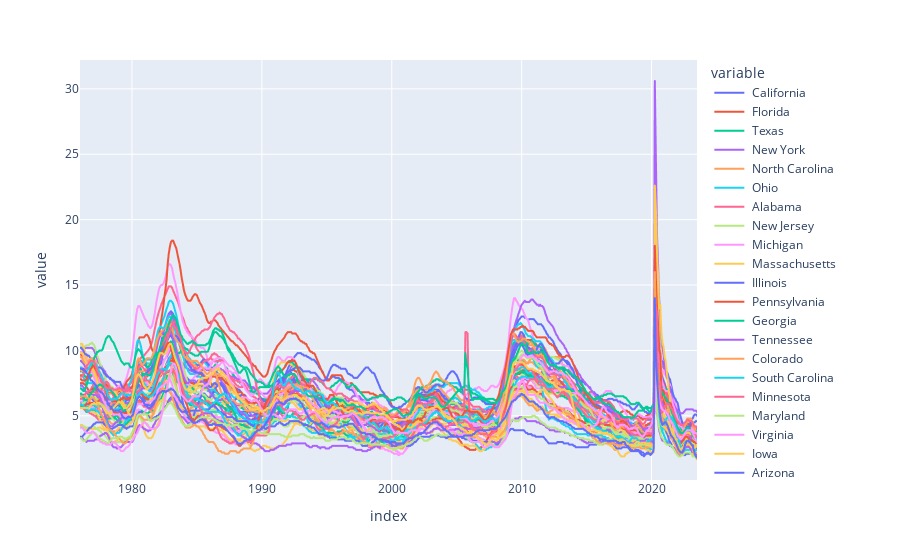

The cell this chart's notebook holds for it:
### Code cell
# Plot states Unemployment rate
px.line(unemp_states)

### Figure 1 — Plotly figure (JSON) as saved in the notebook; plotly's stock layout.template omitted (floating-point values rounded to 4 significant figures; data arrays with more than 128 entries replaced by an {"elided": "..."} marker saying what was removed)
{"data": [{"hovertemplate": "variable= California<br>index=%{x}<br>value=%{y}<extra></extra>", "legendgroup": " California", "line": {"color": "#636efa", "dash": "solid"}, "marker": {"symbol": "circle"}, "mode": "lines", "name": " California", "showlegend": true, "type": "scattergl", "x": {"elided": "571 str values"}, "xaxis": "x", "y": {"elided": "571 float values"}, "yaxis": "y"}, {"hovertemplate": "variable= Florida<br>index=%{x}<br>value=%{y}<extra></extra>", "legendgroup": " Florida", "line": {"color": "#EF553B", "dash": "solid"}, "marker": {"symbol": "circle"}, "mode": "lines", "name": " Florida", "showlegend": true, "type": "scattergl", "x": {"elided": "571 str values"}, "xaxis": "x", "y": {"elided": "571 float values"}, "yaxis": "y"}, {"hovertemplate": "variable= Texas<br>index=%{x}<br>value=%{y}<extra></extra>", "legendgroup": " Texas", "line": {"color": "#00cc96", "dash": "solid"}, "marker": {"symbol": "circle"}, "mode": "lines", "name": " Texas", "showlegend": true, "type": "scattergl", "x": {"elided": "571 str values"}, "xaxis": "x", "y": {"elided": "571 float values"}, "yaxis": "y"}, {"hovertemplate": "variable= New York<br>index=%{x}<br>value=%{y}<extra></extra>", "legendgroup": " New York", "line": {"color": "#ab63fa", "dash": "solid"}, "marker": {"symbol": "circle"}, "mode": "lines", "name": " New York", "showlegend": true, "type": "scattergl", "x": {"elided": "571 str values"}, "xaxis": "x", "y": {"elided": "571 float values"}, "yaxis": "y"}, {"hovertemplate": "variable= North Carolina<br>index=%{x}<br>value=%{y}<extra></extra>", "legendgroup": " North Carolina", "line": {"color": "#FFA15A", "dash": "solid"}, "marker": {"symbol": "circle"}, "mode": "lines", "name": " North Carolina", "showlegend": true, "type": "scattergl", "x": {"elided": "571 str values"}, "xaxis": "x", "y": {"elided": "571 float values"}, "yaxis": "y"}, {"hovertemplate": "variable= Ohio<br>index=%{x}<br>value=%{y}<extra></extra>", "legendgroup": " Ohio", "line": {"color": "#19d3f3", "dash": "solid"}, "marker": {"symbol": "circle"}, "mode": "lines", "name": " Ohio", "showlegend": true, "type": "scattergl", "x": {"elided": "571 str values"}, "xaxis": "x", "y": {"elided": "571 float values"}, "yaxis": "y"}, {"hovertemplate": "variable= Alabama<br>index=%{x}<br>value=%{y}<extra></extra>", "legendgroup": " Alabama", "line": {"color": "#FF6692", "dash": "solid"}, "marker": {"symbol": "circle"}, "mode": "lines", "name": " Alabama", "showlegend": true, "type": "scattergl", "x": {"elided": "571 str values"}, "xaxis": "x", "y": {"elided": "571 float values"}, "yaxis": "y"}, {"hovertemplate": "variable= New Jersey<br>index=%{x}<br>value=%{y}<extra></extra>", "legendgroup": " New Jersey", "line": {"color": "#B6E880", "dash": "solid"}, "marker": {"symbol": "circle"}, "mode": "lines", "name": " New Jersey", "showlegend": true, "type": "scattergl", "x": {"elided": "571 str values"}, "xaxis": "x", "y": {"elided": "571 float values"}, "yaxis": "y"}, {"hovertemplate": "variable= Michigan<br>index=%{x}<br>value=%{y}<extra></extra>", "legendgroup": " Michigan", "line": {"color": "#FF97FF", "dash": "solid"}, "marker": {"symbol": "circle"}, "mode": "lines", "name": " Michigan", "showlegend": true, "type": "scattergl", "x": {"elided": "571 str values"}, "xaxis": "x", "y": {"elided": "571 float values"}, "yaxis": "y"}, {"hovertemplate": "variable= Massachusetts<br>index=%{x}<br>value=%{y}<extra></extra>", "legendgroup": " Massachusetts", "line": {"color": "#FECB52", "dash": "solid"}, "marker": {"symbol": "circle"}, "mode": "lines", "name": " Massachusetts", "showlegend": true, "type": "scattergl", "x": {"elided": "571 str values"}, "xaxis": "x", "y": {"elided": "571 float values"}, "yaxis": "y"}, {"hovertemplate": "variable= Illinois<br>index=%{x}<br>value=%{y}<extra></extra>", "legendgroup": " Illinois", "line": {"color": "#636efa", "dash": "solid"}, "marker": {"symbol": "circle"}, "mode": "lines", "name": " Illinois", "showlegend": true, "type": "scattergl", "x": {"elided": "571 str values"}, "xaxis": "x", "y": {"elided": "571 float values"}, "yaxis": "y"}, {"hovertemplate": "variable= Pennsylvania<br>index=%{x}<br>value=%{y}<extra></extra>", "legendgroup": " Pennsylvania", "line": {"color": "#EF553B", "dash": "solid"}, "marker": {"symbol": "circle"}, "mode": "lines", "name": " Pennsylvania", "showlegend": true, "type": "scattergl", "x": {"elided": "571 str values"}, "xaxis": "x", "y": {"elided": "571 float values"}, "yaxis": "y"}, {"hovertemplate": "variable= Georgia<br>index=%{x}<br>value=%{y}<extra></extra>", "legendgroup": " Georgia", "line": {"color": "#00cc96", "dash": "solid"}, "marker": {"symbol": "circle"}, "mode": "lines", "name": " Georgia", "showlegend": true, "type": "scattergl", "x": {"elided": "571 str values"}, "xaxis": "x", "y": {"elided": "571 float values"}, "yaxis": "y"}, {"hovertemplate": "variable= Tennessee<br>index=%{x}<br>value=%{y}<extra></extra>", "legendgroup": " Tennessee", "line": {"color": "#ab63fa", "dash": "solid"}, "marker": {"symbol": "circle"}, "mode": "lines", "name": " Tennessee", "showlegend": true, "type": "scattergl", "x": {"elided": "571 str values"}, "xaxis": "x", "y": {"elided": "571 float values"}, "yaxis": "y"}, {"hovertemplate": "variable= Colorado<br>index=%{x}<br>value=%{y}<extra></extra>", "legendgroup": " Colorado", "line": {"color": "#FFA15A", "dash": "solid"}, "marker": {"symbol": "circle"}, "mode": "lines", "name": " Colorado", "showlegend": true, "type": "scattergl", "x": {"elided": "571 str values"}, "xaxis": "x", "y": {"elided": "571 float values"}, "yaxis": "y"}, {"hovertemplate": "variable= South Carolina<br>index=%{x}<br>value=%{y}<extra></extra>", "legendgroup": " South Carolina", "line": {"color": "#19d3f3", "dash": "solid"}, "marker": {"symbol": "circle"}, "mode": "lines", "name": " South Carolina", "showlegend": true, "type": "scattergl", "x": {"elided": "571 str values"}, "xaxis": "x", "y": {"elided": "571 float values"}, "yaxis": "y"}, {"hovertemplate": "variable= Minnesota<br>index=%{x}<br>value=%{y}<extra></extra>", "legendgroup": " Minnesota", "line": {"color": "#FF6692", "dash": "solid"}, "marker": {"symbol": "circle"}, "mode": "lines", "name": " Minnesota", "showlegend": true, "type": "scattergl", "x": {"elided": "571 str values"}, "xaxis": "x", "y": {"elided": "571 float values"}, "yaxis": "y"}, {"hovertemplate": "variable= Maryland<br>index=%{x}<br>value=%{y}<extra></extra>", "legendgroup": " Maryland", "line": {"color": "#B6E880", "dash": "solid"}, "marker": {"symbol": "circle"}, "mode": "lines", "name": " Maryland", "showlegend": true, "type": "scattergl", "x": {"elided": "571 str values"}, "xaxis": "x", "y": {"elided": "571 float values"}, "yaxis": "y"}, {"hovertemplate": "variable= Virginia<br>index=%{x}<br>value=%{y}<extra></extra>", "legendgroup": " Virginia", "line": {"color": "#FF97FF", "dash": "solid"}, "marker": {"symbol": "circle"}, "mode": "lines", "name": " Virginia", "showlegend": true, "type": "scattergl", "x": {"elided": "571 str values"}, "xaxis": "x", "y": {"elided": "571 float values"}, "yaxis": "y"}, {"hovertemplate": "variable= Iowa<br>index=%{x}<br>value=%{y}<extra></extra>", "legendgroup": " Iowa", "line": {"color": "#FECB52", "dash": "solid"}, "marker": {"symbol": "circle"}, "mode": "lines", "name": " Iowa", "showlegend": true, "type": "scattergl", "x": {"elided": "571 str values"}, "xaxis": "x", "y": {"elided": "571 float values"}, "yaxis": "y"}, {"hovertemplate": "variable= Arizona<br>index=%{x}<br>value=%{y}<extra></extra>", "legendgroup": " Arizona", "line": {"color": "#636efa", "dash": "solid"}, "marker": {"symbol": "circle"}, "mode": "lines", "name": " Arizona", "showlegend": true, "type": "scattergl", "x": {"elided": "571 str values"}, "xaxis": "x", "y": {"elided": "571 float values"}, "yaxis": "y"}, {"hovertemplate": "variable= West Virginia<br>index=%{x}<br>value=%{y}<extra></extra>", "legendgroup": " West Virginia", "line": {"color": "#EF553B", "dash": "solid"}, "marker": {"symbol": "circle"}, "mode": "lines", "name": " West Virginia", "showlegend": true, "type": "scattergl", "x": {"elided": "571 str values"}, "xaxis": "x", "y": {"elided": "571 float values"}, "yaxis": "y"}, {"hovertemplate": "variable= Wisconsin<br>index=%{x}<br>value=%{y}<extra></extra>", "legendgroup": " Wisconsin", "line": {"color": "#00cc96", "dash": "solid"}, "marker": {"symbol": "circle"}, "mode": "lines", "name": " Wisconsin", "showlegend": true, "type": "scattergl", "x": {"elided": "571 str values"}, "xaxis": "x", "y": {"elided": "571 float values"}, "yaxis": "y"}, {"hovertemplate": "variable= Arkansas<br>index=%{x}<br>value=%{y}<extra></extra>", "legendgroup": " Arkansas", "line": {"color": "#ab63fa", "dash": "solid"}, "marker": {"symbol": "circle"}, "mode": "lines", "name": " Arkansas", "showlegend": true, "type": "scattergl", "x": {"elided": "571 str values"}, "xaxis": "x", "y": {"elided": "571 float values"}, "yaxis": "y"}, {"hovertemplate": "variable= Washington<br>index=%{x}<br>value=%{y}<extra></extra>", "legendgroup": " Washington", "line": {"color": "#FFA15A", "dash": "solid"}, "marker": {"symbol": "circle"}, "mode": "lines", "name": " Washington", "showlegend": true, "type": "scattergl", "x": {"elided": "571 str values"}, "xaxis": "x", "y": {"elided": "571 float values"}, "yaxis": "y"}, {"hovertemplate": "variable= Indiana<br>index=%{x}<br>value=%{y}<extra></extra>", "legendgroup": " Indiana", "line": {"color": "#19d3f3", "dash": "solid"}, "marker": {"symbol": "circle"}, "mode": "lines", "name": " Indiana", "showlegend": true, "type": "scattergl", "x": {"elided": "571 str values"}, "xaxis": "x", "y": {"elided": "571 float values"}, "yaxis": "y"}, {"hovertemplate": "variable= Kentucky<br>index=%{x}<br>value=%{y}<extra></extra>", "legendgroup": " Kentucky", "line": {"color": "#FF6692", "dash": "solid"}, "marker": {"symbol": "circle"}, "mode": "lines", "name": " Kentucky", "showlegend": true, "type": "scattergl", "x": {"elided": "571 str values"}, "xaxis": "x", "y": {"elided": "571 float values"}, "yaxis": "y"}, {"hovertemplate": "variable= Missouri<br>index=%{x}<br>value=%{y}<extra></extra>", "legendgroup": " Missouri", "line": {"color": "#B6E880", "dash": "solid"}, "marker": {"symbol": "circle"}, "mode": "lines", "name": " Missouri", "showlegend": true, "type": "scattergl", "x": {"elided": "571 str values"}, "xaxis": "x", "y": {"elided": "571 float values"}, "yaxis": "y"}, {"hovertemplate": "variable= New Mexico<br>index=%{x}<br>value=%{y}<extra></extra>", "legendgroup": " New Mexico", "line": {"color": "#FF97FF", "dash": "solid"}, "marker": {"symbol": "circle"}, "mode": "lines", "name": " New Mexico", "showlegend": true, "type": "scattergl", "x": {"elided": "571 str values"}, "xaxis": "x", "y": {"elided": "571 float values"}, "yaxis": "y"}, {"hovertemplate": "variable= Oklahoma<br>index=%{x}<br>value=%{y}<extra></extra>", "legendgroup": " Oklahoma", "line": {"color": "#FECB52", "dash": "solid"}, "marker": {"symbol": "circle"}, "mode": "lines", "name": " Oklahoma", "showlegend": true, "type": "scattergl", "x": {"elided": "571 str values"}, "xaxis": "x", "y": {"elided": "571 float values"}, "yaxis": "y"}, {"hovertemplate": "variable= the District of Columbia<br>index=%{x}<br>value=%{y}<extra></extra>", "legendgroup": " the District of Columbia", "line": {"color": "#636efa", "dash": "solid"}, "marker": {"symbol": "circle"}, "mode": "lines", "name": " the District of Columbia", "showlegend": true, "type": "scattergl", "x": {"elided": "571 str values"}, "xaxis": "x", "y": {"elided": "571 float values"}, "yaxis": "y"}, {"hovertemplate": "variable= Montana<br>index=%{x}<br>value=%{y}<extra></extra>", "legendgroup": " Montana", "line": {"color": "#EF553B", "dash": "solid"}, "marker": {"symbol": "circle"}, "mode": "lines", "name": " Montana", "showlegend": true, "type": "scattergl", "x": {"elided": "571 str values"}, "xaxis": "x", "y": {"elided": "571 float values"}, "yaxis": "y"}, {"hovertemplate": "variable= Alaska<br>index=%{x}<br>value=%{y}<extra></extra>", "legendgroup": " Alaska", "line": {"color": "#00cc96", "dash": "solid"}, "marker": {"symbol": "circle"}, "mode": "lines", "name": " Alaska", "showlegend": true, "type": "scattergl", "x": {"elided": "571 str values"}, "xaxis": "x", "y": {"elided": "571 float values"}, "yaxis": "y"}, {"hovertemplate": "variable= Nevada<br>index=%{x}<br>value=%{y}<extra></extra>", "legendgroup": " Nevada", "line": {"color": "#ab63fa", "dash": "solid"}, "marker": {"symbol": "circle"}, "mode": "lines", "name": " Nevada", "showlegend": true, "type": "scattergl", "x": {"elided": "571 str values"}, "xaxis": "x", "y": {"elided": "571 float values"}, "yaxis": "y"}, {"hovertemplate": "variable= Oregon<br>index=%{x}<br>value=%{y}<extra></extra>", "legendgroup": " Oregon", "line": {"color": "#FFA15A", "dash": "solid"}, "marker": {"symbol": "circle"}, "mode": "lines", "name": " Oregon", "showlegend": true, "type": "scattergl", "x": {"elided": "571 str values"}, "xaxis": "x", "y": {"elided": "571 float values"}, "yaxis": "y"}, {"hovertemplate": "variable= Utah<br>index=%{x}<br>value=%{y}<extra></extra>", "legendgroup": " Utah", "line": {"color": "#19d3f3", "dash": "solid"}, "marker": {"symbol": "circle"}, "mode": "lines", "name": " Utah", "showlegend": true, "type": "scattergl", "x": {"elided": "571 str values"}, "xaxis": "x", "y": {"elided": "571 float values"}, "yaxis": "y"}, {"hovertemplate": "variable= Louisiana<br>index=%{x}<br>value=%{y}<extra></extra>", "legendgroup": " Louisiana", "line": {"color": "#FF6692", "dash": "solid"}, "marker": {"symbol": "circle"}, "mode": "lines", "name": " Louisiana", "showlegend": true, "type": "scattergl", "x": {"elided": "571 str values"}, "xaxis": "x", "y": {"elided": "571 float values"}, "yaxis": "y"}, {"hovertemplate": "variable= Kansas<br>index=%{x}<br>value=%{y}<extra></extra>", "legendgroup": " Kansas", "line": {"color": "#B6E880", "dash": "solid"}, "marker": {"symbol": "circle"}, "mode": "lines", "name": " Kansas", "showlegend": true, "type": "scattergl", "x": {"elided": "571 str values"}, "xaxis": "x", "y": {"elided": "571 float values"}, "yaxis": "y"}, {"hovertemplate": "variable= Connecticut<br>index=%{x}<br>value=%{y}<extra></extra>", "legendgroup": " Connecticut", "line": {"color": "#FF97FF", "dash": "solid"}, "marker": {"symbol": "circle"}, "mode": "lines", "name": " Connecticut", "showlegend": true, "type": "scattergl", "x": {"elided": "571 str values"}, "xaxis": "x", "y": {"elided": "571 float values"}, "yaxis": "y"}, {"hovertemplate": "variable= Hawaii<br>index=%{x}<br>value=%{y}<extra></extra>", "legendgroup": " Hawaii", "line": {"color": "#FECB52", "dash": "solid"}, "marker": {"symbol": "circle"}, "mode": "lines", "name": " Hawaii", "showlegend": true, "type": "scattergl", "x": {"elided": "571 str values"}, "xaxis": "x", "y": {"elided": "571 float values"}, "yaxis": "y"}, {"hovertemplate": "variable= North Dakota<br>index=%{x}<br>value=%{y}<extra></extra>", "legendgroup": " North Dakota", "line": {"color": "#636efa", "dash": "solid"}, "marker": {"symbol": "circle"}, "mode": "lines", "name": " North Dakota", "showlegend": true, "type": "scattergl", "x": {"elided": "571 str values"}, "xaxis": "x", "y": {"elided": "571 float values"}, "yaxis": "y"}, {"hovertemplate": "variable= Rhode Island<br>index=%{x}<br>value=%{y}<extra></extra>", "legendgroup": " Rhode Island", "line": {"color": "#EF553B", "dash": "solid"}, "marker": {"symbol": "circle"}, "mode": "lines", "name": " Rhode Island", "showlegend": true, "type": "scattergl", "x": {"elided": "571 str values"}, "xaxis": "x", "y": {"elided": "571 float values"}, "yaxis": "y"}, {"hovertemplate": "variable= Mississippi<br>index=%{x}<br>value=%{y}<extra></extra>", "legendgroup": " Mississippi", "line": {"color": "#00cc96", "dash": "solid"}, "marker": {"symbol": "circle"}, "mode": "lines", "name": " Mississippi", "showlegend": true, "type": "scattergl", "x": {"elided": "571 str values"}, "xaxis": "x", "y": {"elided": "571 float values"}, "yaxis": "y"}, {"hovertemplate": "variable= Nebraska<br>index=%{x}<br>value=%{y}<extra></extra>", "legendgroup": " Nebraska", "line": {"color": "#ab63fa", "dash": "solid"}, "marker": {"symbol": "circle"}, "mode": "lines", "name": " Nebraska", "showlegend": true, "type": "scattergl", "x": {"elided": "571 str values"}, "xaxis": "x", "y": {"elided": "571 float values"}, "yaxis": "y"}, {"hovertemplate": "variable= New Hampshire<br>index=%{x}<br>value=%{y}<extra></extra>", "legendgroup": " New Hampshire", "line": {"color": "#FFA15A", "dash": "solid"}, "marker": {"symbol": "circle"}, "mode": "lines", "name": " New Hampshire", "showlegend": true, "type": "scattergl", "x": {"elided": "571 str values"}, "xaxis": "x", "y": {"elided": "571 float values"}, "yaxis": "y"}, {"hovertemplate": "variable= Maine<br>index=%{x}<br>value=%{y}<extra></extra>", "legendgroup": " Maine", "line": {"color": "#19d3f3", "dash": "solid"}, "marker": {"symbol": "circle"}, "mode": "lines", "name": " Maine", "showlegend": true, "type": "scattergl", "x": {"elided": "571 str values"}, "xaxis": "x", "y": {"elided": "571 float values"}, "yaxis": "y"}, {"hovertemplate": "variable= Delaware<br>index=%{x}<br>value=%{y}<extra></extra>", "legendgroup": " Delaware", "line": {"color": "#FF6692", "dash": "solid"}, "marker": {"symbol": "circle"}, "mode": "lines", "name": " Delaware", "showlegend": true, "type": "scattergl", "x": {"elided": "571 str values"}, "xaxis": "x", "y": {"elided": "571 float values"}, "yaxis": "y"}, {"hovertemplate": "variable= South Dakota<br>index=%{x}<br>value=%{y}<extra></extra>", "legendgroup": " South Dakota", "line": {"color": "#B6E880", "dash": "solid"}, "marker": {"symbol": "circle"}, "mode": "lines", "name": " South Dakota", "showlegend": true, "type": "scattergl", "x": {"elided": "571 str values"}, "xaxis": "x", "y": {"elided": "571 float values"}, "yaxis": "y"}, {"hovertemplate": "variable= Wyoming<br>index=%{x}<br>value=%{y}<extra></extra>", "legendgroup": " Wyoming", "line": {"color": "#FF97FF", "dash": "solid"}, "marker": {"symbol": "circle"}, "mode": "lines", "name": " Wyoming", "showlegend": true, "type": "scattergl", "x": {"elided": "571 str values"}, "xaxis": "x", "y": {"elided": "571 float values"}, "yaxis": "y"}, {"hovertemplate": "variable= Idaho<br>index=%{x}<br>value=%{y}<extra></extra>", "legendgroup": " Idaho", "line": {"color": "#FECB52", "dash": "solid"}, "marker": {"symbol": "circle"}, "mode": "lines", "name": " Idaho", "showlegend": true, "type": "scattergl", "x": {"elided": "571 str values"}, "xaxis": "x", "y": {"elided": "571 float values"}, "yaxis": "y"}, {"hovertemplate": "variable= Vermont<br>index=%{x}<br>value=%{y}<extra></extra>", "legendgroup": " Vermont", "line": {"color": "#636efa", "dash": "solid"}, "marker": {"symbol": "circle"}, "mode": "lines", "name": " Vermont", "showlegend": true, "type": "scattergl", "x": {"elided": "571 str values"}, "xaxis": "x", "y": {"elided": "571 float values"}, "yaxis": "y"}], "layout": {"autosize": true, "legend": {"title": {"text": "variable"}, "tracegroupgap": 0}, "margin": {"t": 60}, "xaxis": {"anchor": "y", "autorange": true, "domain": [0, 1], "range": ["1976-01-01", "2023-07-01"], "title": {"text": "index"}, "type": "date"}, "yaxis": {"anchor": "x", "autorange": true, "domain": [0, 1], "range": [0.09444, 32.21], "title": {"text": "value"}, "type": "linear"}}}
